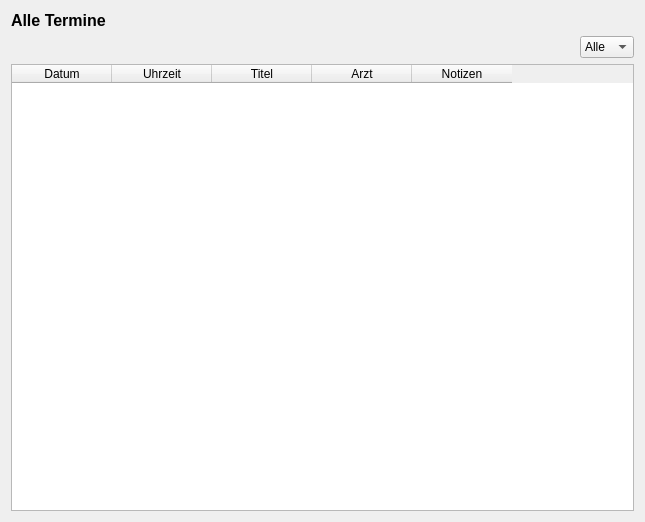
<?xml version="1.0" encoding="UTF-8"?>
<ui version="4.0">
 <class>AppointmentTimeline</class>
 <widget class="QWidget" name="AppointmentTimeline">
  <property name="geometry">
   <rect>
    <x>0</x>
    <y>0</y>
    <width>645</width>
    <height>522</height>
   </rect>
  </property>
  <property name="windowTitle">
   <string>Form</string>
  </property>
  <layout class="QGridLayout" name="gridLayout">
   <item row="1" column="1">
    <widget class="QComboBox" name="tableFilter">
     <item>
      <property name="text">
       <string>Alle</string>
      </property>
     </item>
     <item>
      <property name="text">
       <string>Arzt</string>
      </property>
     </item>
     <item>
      <property name="text">
       <string>Jahr</string>
      </property>
     </item>
    </widget>
   </item>
   <item row="1" column="0">
    <spacer name="horizontalSpacer">
     <property name="orientation">
      <enum>Qt::Horizontal</enum>
     </property>
     <property name="sizeHint" stdset="0">
      <size>
       <width>40</width>
       <height>20</height>
      </size>
     </property>
    </spacer>
   </item>
   <item row="0" column="0" colspan="2">
    <widget class="QLabel" name="label">
     <property name="text">
      <string>&lt;html&gt;&lt;head/&gt;&lt;body&gt;&lt;p&gt;&lt;span style=&quot; font-size:12pt; font-weight:700;&quot;&gt;Alle Termine&lt;/span&gt;&lt;/p&gt;&lt;/body&gt;&lt;/html&gt;</string>
     </property>
    </widget>
   </item>
   <item row="2" column="0" colspan="2">
    <widget class="QTableWidget" name="allAppointments">
     <column>
      <property name="text">
       <string>Datum</string>
      </property>
     </column>
     <column>
      <property name="text">
       <string>Uhrzeit</string>
      </property>
     </column>
     <column>
      <property name="text">
       <string>Titel</string>
      </property>
     </column>
     <column>
      <property name="text">
       <string>Arzt</string>
      </property>
     </column>
     <column>
      <property name="text">
       <string>Notizen</string>
      </property>
     </column>
    </widget>
   </item>
  </layout>
 </widget>
 <resources/>
 <connections/>
</ui>
